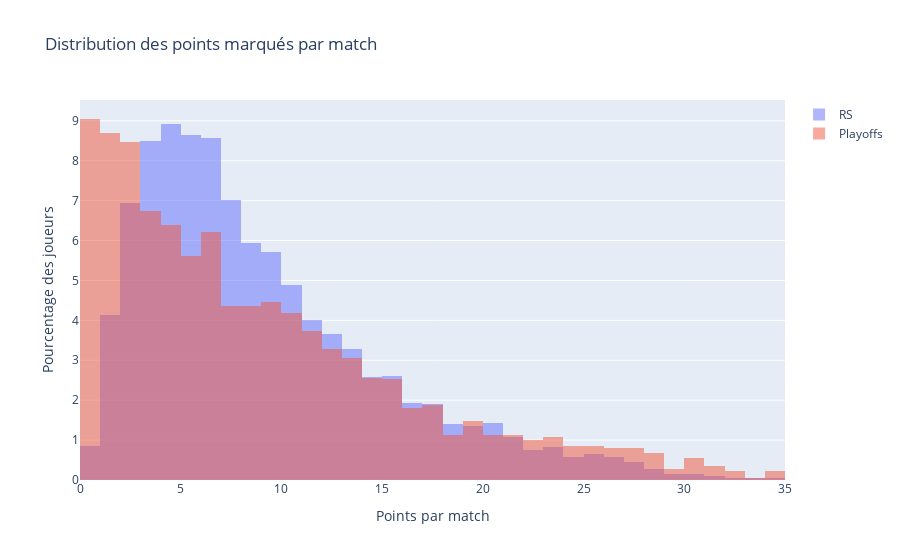

The code cell stored with this chart in its notebook:
### Code cell
fig = go.Figure()
fig.add_trace(go.Histogram(x=hist_data_points(rs_df,50,5), histnorm='percent', name='RS',
                           xbins={'start':0, 'end':35, 'size':1}))
fig.add_trace(go.Histogram(x=hist_data_points(playoffs_df,5,1), histnorm='percent', name='Playoffs',
                            xbins={'start':0, 'end':35, 'size':1}))
fig.update_layout(title='Distribution des points marqués par match', xaxis_title='Points par match',
                    yaxis_title='Pourcentage des joueurs', barmode='overlay')
fig.update_traces(opacity=0.50)
fig.show()

### Figure 1 — Plotly figure (JSON) as saved in the notebook; plotly's stock layout.template omitted (floating-point values rounded to 4 significant figures; data arrays with more than 128 entries replaced by an {"elided": "..."} marker saying what was removed)
{"data": [{"histnorm": "percent", "name": "RS", "opacity": 0.5, "type": "histogram", "x": {"elided": "5279 float values"}, "xbins": {"end": 35, "size": 1, "start": 0}}, {"histnorm": "percent", "name": "Playoffs", "opacity": 0.5, "type": "histogram", "x": {"elided": "2227 float values"}, "xbins": {"end": 35, "size": 1, "start": 0}}], "layout": {"barmode": "overlay", "title": {"text": "Distribution des points marqués par match"}, "xaxis": {"title": {"text": "Points par match"}}, "yaxis": {"title": {"text": "Pourcentage des joueurs"}}}}
